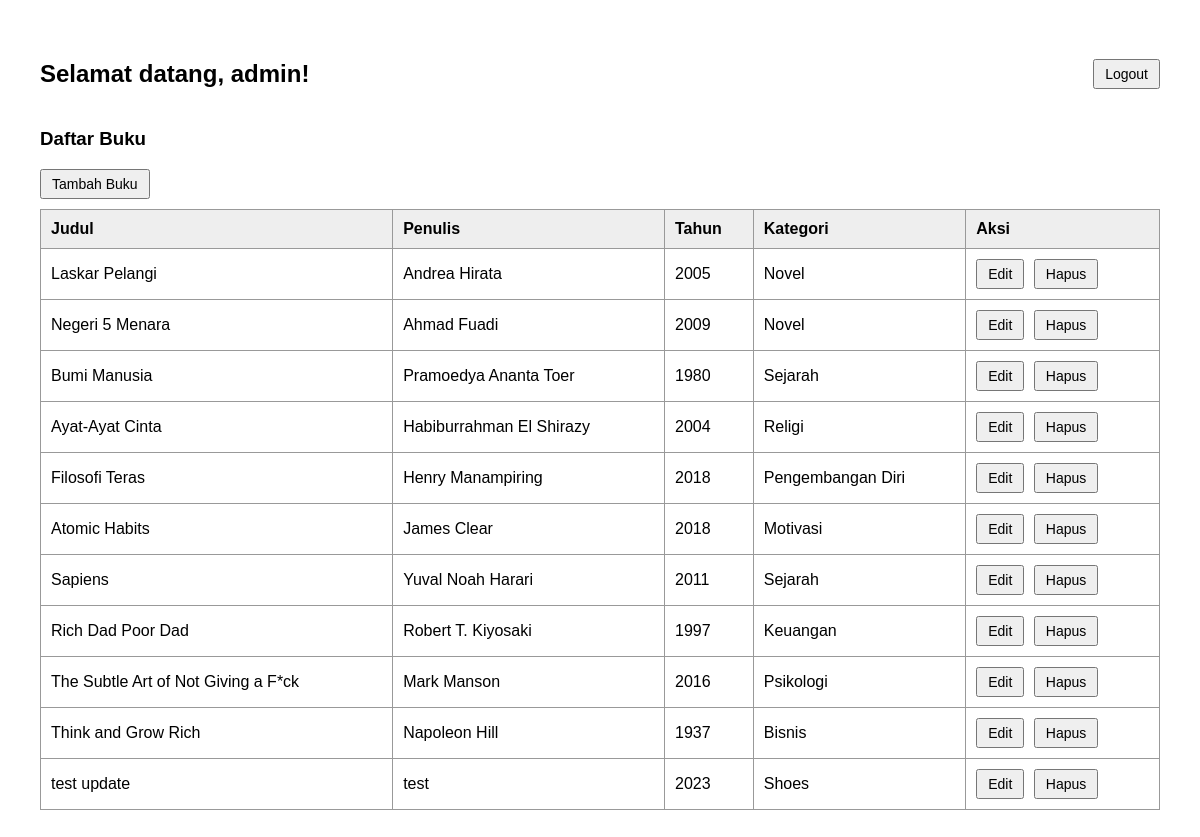
Page /book_read.php (signed in) on the committed database.
### tables this page shows
CREATE TABLE `books` (
  `id` int NOT NULL,
  `title` varchar(100) NOT NULL,
  `author` varchar(100) NOT NULL,
  `year` int NOT NULL,
  `category` varchar(100) NOT NULL
);

### book_read.php (the view, shortened to what this page needs)
<?php
require 'db.php';
$user = $_SESSION['user'];
$isAdmin = $user['role'] === 'admin';
$result = $conn->query("SELECT * FROM books");
$books = $result->fetch_all(MYSQLI_ASSOC);
?>
<!DOCTYPE html>
<html>
<head>
</head>
<body>
    <div class="top-bar">
        <div>
            <h2>Selamat datang, <?= htmlspecialchars($user['username']) ?>!</h2>
        </div>
        <div>
            <a href="logout.php"><button>Logout</button></a>
        </div>
    </div>
    <h3>Daftar Buku</h3>
    <?php if ($isAdmin): ?>
        <a href="book_create.php"><button>Tambah Buku</button></a>
    <?php endif; ?>
    <table>
        <thead>
            <tr>
                <th>Judul</th>
                <th>Penulis</th>
                <th>Tahun</th>
                <th>Kategori</th>
                <?php if ($isAdmin): ?>
                    <th>Aksi</th>
                <?php endif; ?>
            </tr>
        </thead>
        <tbody>
            <?php foreach ($books as $book): ?>
                <tr>
                    <td><?= htmlspecialchars($book['title']) ?></td>
                    <td><?= htmlspecialchars($book['author']) ?></td>
                    <td><?= htmlspecialchars($book['year']) ?></td>
                    <td><?= htmlspecialchars($book['category']) ?></td>
                    <?php if ($isAdmin): ?>
                        <td class="actions">
                            <a href="book_update.php?id=<?= $book['id'] ?>"><button>Edit</button></a>
                            <a href="book_delete.php?id=<?= $book['id'] ?>" onclick="return confirm('Yakin ingin menghapus buku ini?');"><button>Hapus</button></a>
                        </td>
                    <?php endif; ?>
                </tr>
            <?php endforeach; ?>
        </tbody>
    </table>
</body>
</html>

### book_read.php (style rules this page uses)
body { font-family: Arial, sans-serif; margin: 40px; }
.top-bar { display: flex; justify-content: space-between; align-items: center; margin-bottom: 20px; }
table { border-collapse: collapse; width: 100%; margin-top: 10px; }
th, td { border: 1px solid #999; padding: 10px; text-align: left; }
th { background-color: #eee; }
button { padding: 5px 10px; font-size: 14px; }
.actions a { margin-right: 5px; }

### rows in the picture
books: title "Laskar Pelangi", author "Andrea Hirata", year "2005", category "Novel"
books: title "Negeri 5 Menara", author "Ahmad Fuadi", year "2009", category "Novel"
books: title "Bumi Manusia", author "Pramoedya Ananta Toer", year "1980", category "Sejarah"
books: title "Ayat-Ayat Cinta", author "Habiburrahman El Shirazy", year "2004", category "Religi"
books: title "Filosofi Teras", author "Henry Manampiring", year "2018", category "Pengembangan Diri"
books: title "Atomic Habits", author "James Clear", year "2018", category "Motivasi"
books: title "Sapiens", author "Yuval Noah Harari", year "2011", category "Sejarah"
books: title "Rich Dad Poor Dad", author "Robert T. Kiyosaki", year "1997", category "Keuangan"
books: title "The Subtle Art of Not Giving a F*ck", author "Mark Manson", year "2016", category "Psikologi"
books: title "Think and Grow Rich", author "Napoleon Hill", year "1937", category "Bisnis"
books: title "test update", author "test", year "2023", category "Shoes"

### other values in the picture
$user['username'] "admin"
